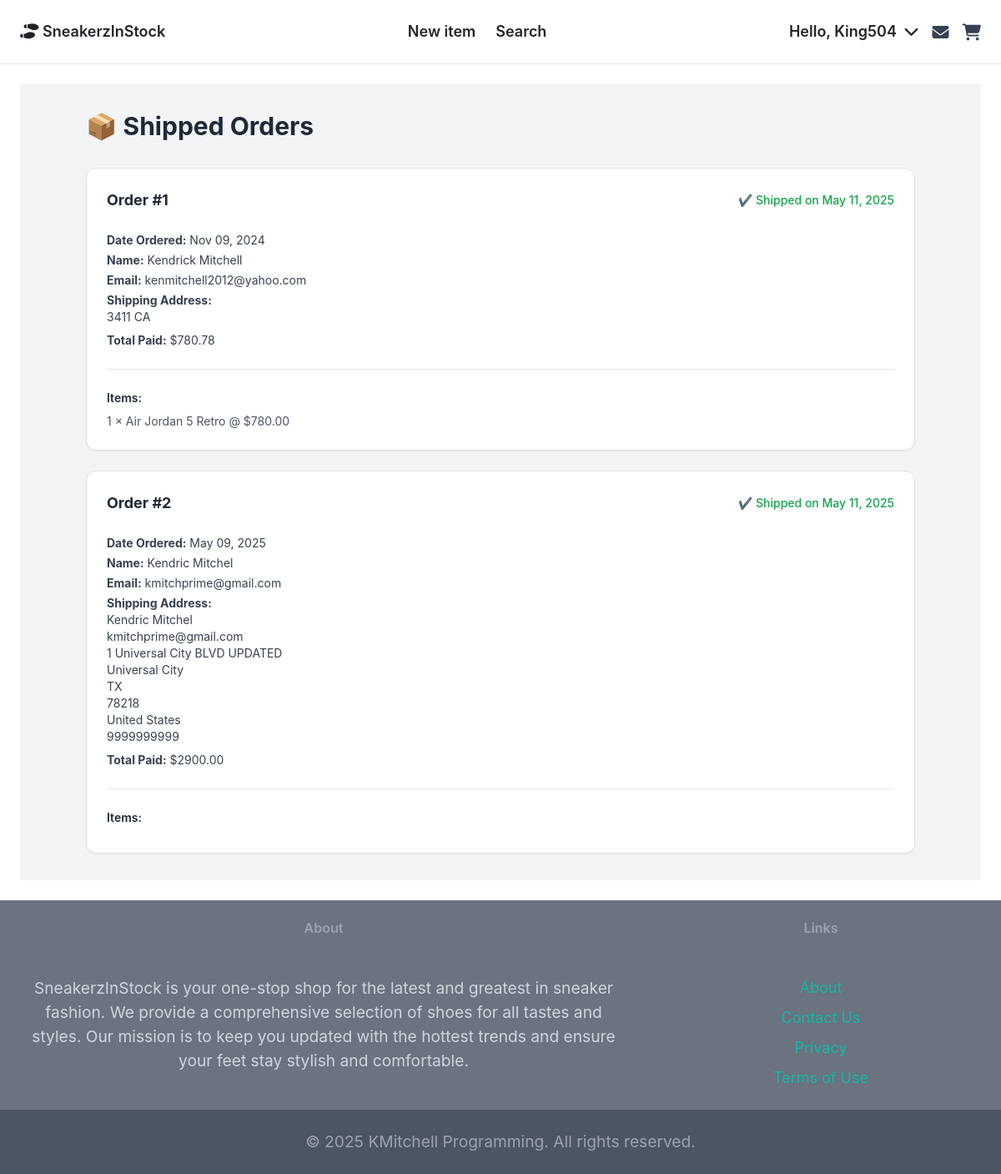
The app's page /payment/shipped_dashboard (signed in) with its own data.
### payment/models.py (models this page shows, shortened)
class Order(models.Model):
    user = models.ForeignKey(User, on_delete=models.CASCADE, null=True, blank=True)
    full_name = models.CharField(max_length=250, null=True, blank=True)
    email = models.EmailField(max_length=255)
    shipping_address = models.TextField(max_length=15000)
    amount_paid = models.DecimalField(max_digits=8, decimal_places=2)
    date_ordered = models.DateTimeField(auto_now_add=True)
    shipped = models.BooleanField(default=False)
    date_shipped = models.DateTimeField(null=True, blank=True)

class OrderItem(models.Model):
    order = models.ForeignKey(Order, on_delete=models.CASCADE, related_name="order_items", null=True)
    item = models.ForeignKey(Items, on_delete=models.CASCADE)
    user = models.ForeignKey(User, on_delete=models.CASCADE)
    quantity = models.PositiveBigIntegerField(default=1)
    price = models.DecimalField(max_digits=8, decimal_places=2)

### items/models.py (models this page shows, shortened)
class Items(models.Model):
    category = models.ForeignKey(Category, related_name='items', on_delete=models.CASCADE)
    name = models.CharField(max_length=255)
    description = models.CharField(max_length=455, blank=True, null=True)
    price = models.FloatField()
    is_sold = models.BooleanField(default=False)
    created_by = models.ForeignKey(User, related_name='items', on_delete=models.CASCADE)
    created_at = models.DateTimeField(auto_now_add=True)
    class Meta:
        ordering = ('name',)
        verbose_name_plural = 'Items'

### payment/views.py (the view)
# urls.py: path('shipped_dashboard', views.shipped_dashboard, name='shipped_dashboard'),
def shipped_dashboard(request):
    if request.user.is_authenticated and request.user.is_superuser:
        orders = Order.objects.filter(shipped=True)
        order_items = OrderItem.objects.all()
        items = []
        for order in orders:
            order_items = OrderItem.objects.filter(order=order)
            for order_item in order_items:
                items.append(order_item.item)
        return render(request, 'payment/shipped_dashboard.html', {'orders': orders, 'order_items': order_items, 'items': items})
    else:
        messages.error(request, 'Access denied. You must be logged in as an admin.')
        return redirect('core:index')

### payment/templates/payment/shipped_dashboard.html (shortened to what this page needs)
{% extends 'core/base.html' %}
{% load static %}
{% block content %}
<div class="bg-gray-100 py-8 px-4 md:px-8 lg:px-16">
    <div class="container mx-auto">
        <h1 class="text-3xl font-bold mb-8 text-gray-800">📦 Shipped Orders</h1>
        {% if orders %}
            <div class="grid grid-cols-1 gap-6">
                {% for order in orders %}
                    <a href="{% url 'payment:order_detail' order.id %}" class="block transition duration-200 ease-in-out transform hover:shadow-lg">
                        <div class="bg-white p-6 rounded-xl border border-gray-300 shadow-sm hover:border-blue-400">
                            <div class="flex justify-between items-center mb-4">
                                <h2 class="text-lg font-bold text-gray-800">Order #{{ order.id }}</h2>
                                <span class="text-sm text-green-600 font-medium">
                                    ✔️ Shipped on {{ order.date_shipped|date:"M d, Y" }}
                                </span>
                            </div>
                            <p class="text-sm text-gray-700 mb-1"><strong>Date Ordered:</strong> {{ order.date_ordered|date:"M d, Y" }}</p>
                            <p class="text-sm text-gray-700 mb-1"><strong>Name:</strong> {{ order.full_name }}</p>
                            <p class="text-sm text-gray-700 mb-1"><strong>Email:</strong> {{ order.email }}</p>
                            <p class="text-sm text-gray-700 mb-2"><strong>Shipping Address:</strong><br>{{ order.shipping_address|linebreaksbr }}</p>
                            <p class="text-sm text-gray-700 mb-4"><strong>Total Paid:</strong> ${{ order.amount_paid }}</p>
                            <div class="border-t pt-4">
                                <h3 class="text-sm font-semibold mb-2 text-gray-800">Items:</h3>
                                <ul class="space-y-1">
                                    {% for item in order.order_items.all %}
                                        <li class="text-sm text-gray-600">
                                            {{ item.quantity }} × {{ item.item.name }} @ ${{ item.price }}
                                        </li>
                                    {% endfor %}
                                </ul>
                            </div>
                        </div>
                    </a>
                {% endfor %}
            </div>
        {% else %}
            <p class="text-gray-600">There are no shipped orders at this time.</p>
        {% endif %}
    </div>
</div>
{% endblock %}

### core/templates/core/navbar.html (shortened to what this page needs)
<div class="navbar-container relative z-10">
    <nav class="py-4 px-4 flex justify-between items-center border-b border-gray-200 bg-white">
        <a href="{% url 'core:index' %}" class="text-lg font-semibold"><i class="fa-solid fa-shoe-prints"></i> SneakerzInStock</a>
        <div class="hidden md:flex space-x-6 items-center">
            {% if 'items/new' in request.path %}
                <a href="{% url 'core:index' %}" class="text-lg font-semibold hover:text-gray-500">Home</a>
            {% else %}
                <a href="{% url 'item:new' %}" class="text-lg font-semibold hover:text-gray-500">New item</a>
            {% endif %}
            <a href="{% url 'item:items' %}" class="text-lg font-semibold hover:text-gray-500">Search</a>
        </div>
        <div class="flex items-center space-x-4 relative">
            {% if request.user.is_authenticated %}
                <div class="hidden md:flex relative">
                    <button id="user-menu-button" class="text-lg font-semibold hover:text-gray-500 focus:outline-none">
                        Hello, {{ request.user.username| capfirst }}
                        <i class="fa-solid fa-chevron-down ml-1"></i>
                    </button>
                </div>
                <a href="{% url 'conversations:inbox' %}" class="relative md:block">
                    <i class="fa-solid fa-envelope fa-lg text-gray-700"></i>
                </a>
                <a href="{% url 'cart:view_cart' %}" class="relative md:block">
                    <i class="fa-solid fa-cart-shopping fa-lg text-gray-700"></i>
                </a>
            {% endif %}
        </div>
    </nav>
</div>

### static/css/style.css (style rules this page uses)
html, body { height: 100%; margin: 0; }
body { padding-top: 0px; }
p { font-size: 1.2rem; line-height: 1.5; }

### records on screen
Order: id "1", date_shipped "May 11, 2025", date_ordered "Nov 09, 2024", full_name "Kendrick Mitchell", email "kenmitchell2012@yahoo.com", shipping_address "3411 CA", amount_paid "780.78"
OrderItem: quantity "1", item.name "Air Jordan 5 Retro", price "780.00"
Order: id "2", date_shipped "May 11, 2025", date_ordered "May 09, 2025", full_name "Kendric Mitchel", email "kmitchprime@gmail.com", shipping_address "Kendric Mitchel kmitchprime@gmail.com 1 Universal City BLVD UPDATED Universal City TX 78218 United States 9999999999", amount_paid "2900.00"

### other values on screen
{{ request.user.username| capfirst }} "King504"
